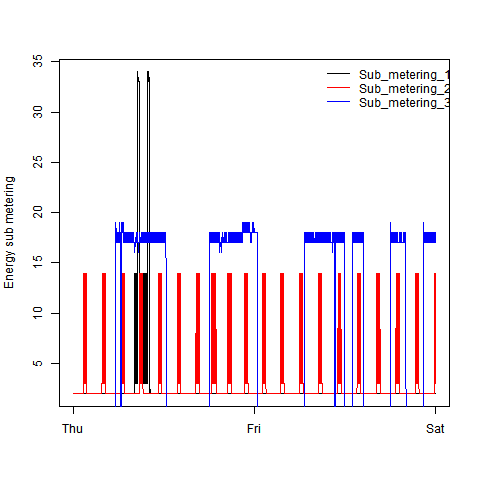

Source code (R):
p3()
dev.copy(png,file="plot3.png")
dev.off()